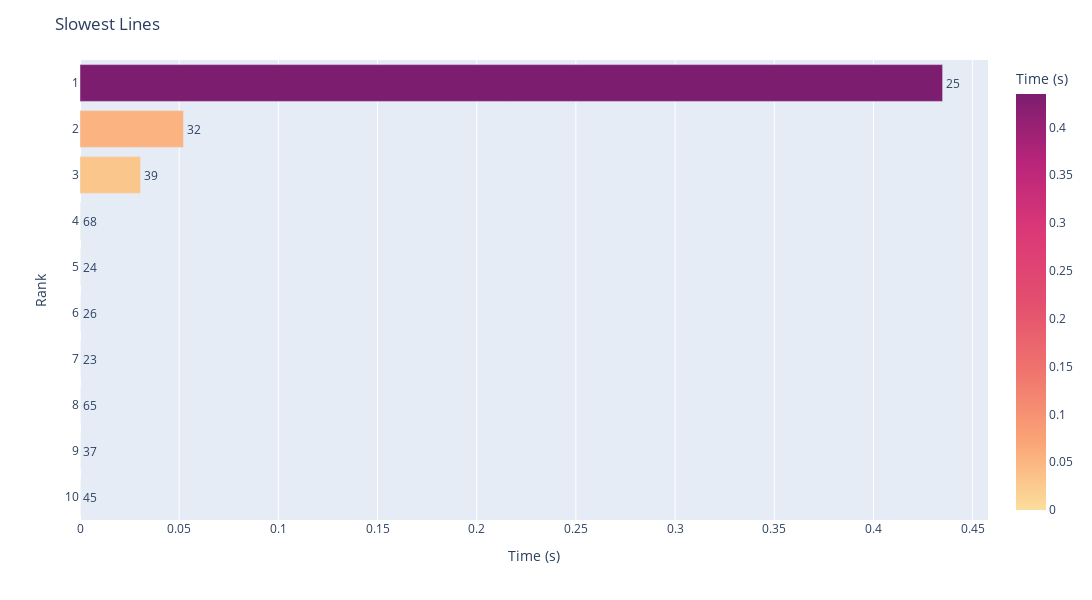

This figure's notebook cell:
### Code cell
# Rankings plot
pp.plot_ranks(mode='line')

### Figure 1 — Plotly figure (JSON) as saved in the notebook; plotly's stock layout.template omitted (floating-point values rounded to 4 significant figures)
{"data": [{"alignmentgroup": "True", "customdata": [[25, 5, "sol = odeint(mLorenz, y0_, t, args=beta)"], [32, 2, "fig = go.Figure(["], [39, 2, "fig.update_layout("], [68, 1, "t = np.linspace(0, T, int(T * 200))"], [24, 5, "y0_ = [y_ + np.random.randn() for y_ in y0]"], [26, 5, "sols.append(sol)"], [23, 6, "for n in range(N_trials):"], [65, 1, "beta = (10, 8/3, 137/5)"], [37, 1, "for n in range(len(sols))]"], [45, 2, "up=dict("]], "hovertemplate": "Time (s)=%{marker.color:.2f}<br>Rank=%{y}<br>Line=%{customdata[0]}<br>Hits=%{customdata[1]}<br>Text=%{customdata[2]}<extra></extra>", "legendgroup": "", "marker": {"color": [0.4349, 0.05221, 0.03052, 0.0001247, 3.83e-05, 5.8e-06, 2.9e-06, 2.9e-06, 1.7e-06, 1.6e-06], "coloraxis": "coloraxis"}, "name": "", "offsetgroup": "", "orientation": "h", "showlegend": false, "text": [25, 32, 39, 68, 24, 26, 23, 65, 37, 45], "textposition": "outside", "type": "bar", "x": [0.4349, 0.05221, 0.03052, 0.0001247, 3.83e-05, 5.8e-06, 2.9e-06, 2.9e-06, 1.7e-06, 1.6e-06], "xaxis": "x", "y": [1, 2, 3, 4, 5, 6, 7, 8, 9, 10], "yaxis": "y"}], "layout": {"barmode": "relative", "coloraxis": {"colorbar": {"title": {"text": "Time (s)"}}, "colorscale": [[0, "rgb(252, 222, 156)"], [0.1667, "rgb(250, 164, 118)"], [0.3333, "rgb(240, 116, 110)"], [0.5, "rgb(227, 79, 111)"], [0.6667, "rgb(220, 57, 119)"], [0.8333, "rgb(185, 37, 122)"], [1, "rgb(124, 29, 111)"]]}, "height": 600, "legend": {"tracegroupgap": 0}, "margin": {"t": 60}, "title": {"text": "Slowest Lines"}, "width": 1200, "xaxis": {"anchor": "y", "domain": [0, 1], "title": {"text": "Time (s)"}}, "yaxis": {"anchor": "x", "autorange": "reversed", "domain": [0, 1], "dtick": 1, "tick0": 1, "tickmode": "linear", "title": {"text": "Rank"}}}}
